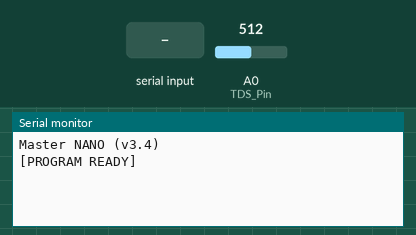
Simulated run of this sketch. Board: Arduino Nano, built with avr-gcc and run on an emulated ATmega328P. On the bench: the last lines printed to the serial monitor. Inputs (shaded band) come from the test bench; at power-on: A0 (TDS_Pin) = 512.

Above: at 1.2 s.
1.3 s: "S" received over the second serial link
At 1.8 s:
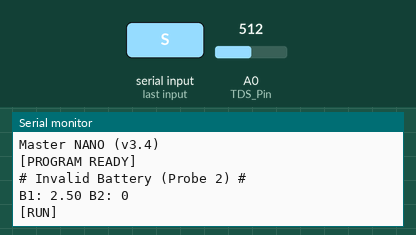
3.3 s: A0 (TDS_Pin) set to 716
At 3.68 s:
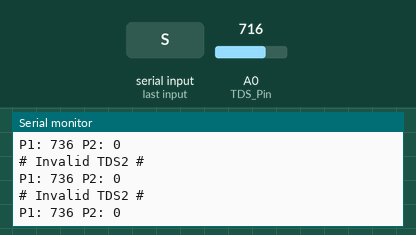
4.8 s: "$" received over the second serial link
At 5.3 s:
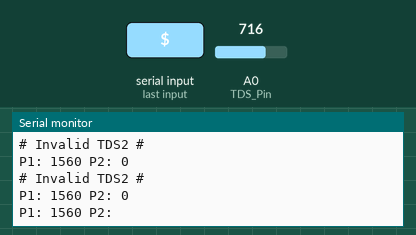
6.3 s: A0 (TDS_Pin) set to 900
At 6.7 s:
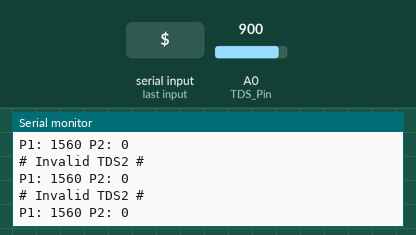
Timing chart, 0 to 8.8 s (numbered marks = the images above; inputs shaded):
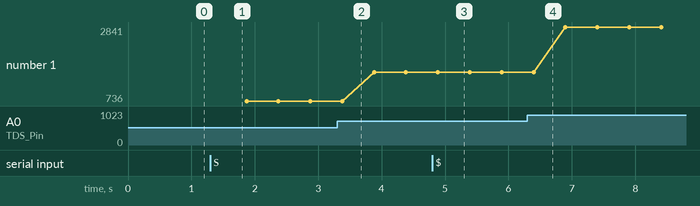

Measured:
- after the input at 1.3 s, the serial monitor: prints a new line after 0.06 s (image 1)
- after the input at 4.8 s, the serial monitor: prints a new line after 0.08 s (image 3)
- plotted number 1: 736 → 1560 after the input at 3.3 s, 1560 → 2841 after the input at 6.3 s

The sketch:

primary-nano.ino
```cpp
/*
   Master NANO v3.4 (11/27/2023)
   by Ian B. Fleming
   Email: ianfleming678@gmail.com

   HM10 Configuration:
      Name: FSVT-BLE
      Baud: 38400

   HC12 Configuration:
      Channel: 33
      Baud: 38400
*/

#include <SoftwareSerial.h>

#define TDS_Pin A0
#define BATT_Pin A3
#define TdsFactor 0.5
#define DEBUG 1

// Enable debugging print-outs to Serial Monitor
#if DEBUG == 1
	#define debug(x) Serial.print(x)
	#define debugln(x) Serial.println(x)
#else
	#define debug(x)
	#define debugln(x)
#endif

enum STATE {
   RUN,
   STOP,
};

SoftwareSerial HM10(5, 6);    //HM10 TX to Pin 5 (RX), HM10 RX to Pin 6 (TX)
SoftwareSerial HC12(10, 11);  //HC12 TX to Pin 10 (RX), HC12 RX to Pin 11 (TX)
const size_t SIZE = 5;

/*******************************************
 * TDS Properties
 *******************************************/

float temperature = 25.0;
float aRef = 5.0;
float adcRange = 1024.0;
float kVal = 0.56;

/*
   kVal -> This is our calibration number, calibrated
   in a standard buffer solution of 751ppm (1 tsp salt in 1 cup water).
*/

/*******************************************/

STATE state = STOP;
char tds_1[SIZE];
char tds_2[SIZE];
char batt_1[SIZE];
char batt_2[SIZE];

/*******************************************
 * Setup()
 *******************************************/

void setup() {

   Serial.begin(38400);
   while( !Serial ) {}

   HC12.begin(19200);
   while( !HC12 ) {}

   HM10.begin(38400);
   while( !HM10 ) {}

   clear_all_serials();
   pinMode(TDS_Pin, INPUT);   // TDS pin is open as input
   pinMode(BATT_Pin, INPUT);  // Battery pin is open as input

   debugln("Master NANO (v3.4)");
   debugln("[PROGRAM READY]");
}

/*******************************************
 * Loop()
 *******************************************/

void loop() {
   switch(state) {
      case STOP:
         if( read_cmd() == 'S' ) {
            exec_start();
         }
         check_battery();  // Every 1000ms
         break;
      case RUN:
         if( read_cmd() == 'E' ) {
            exec_stop();
            break;
         }
         exec();
         break;

      default:
         break;
   }
}

/*******************************************
 * Primary Procedures
 *******************************************/

void exec() {
   // (1) Read the data every 250ms
   static unsigned long read_time = millis();
   if( millis() - read_time > 250 ) {

      read_master_tds();                  // (1) Read TDS Probe 1
      read_slave_tds(read_time);          // (2) Read TDS Probe 2 via HC12 transmission
      write_data();                       // (3) Send to application
      read_time = millis();

      // Debug
      debug("P1: "); debug(tds_1); debug(" P2: "); debugln(tds_2);
   }
}

void exec_stop() {
   acknowledge();                          // (1) Send acknowledgement to application
   write_stop();                           // (2) Write stop command to HC12
   clear_all_serials();                    // (3) Clear all the serials
   memset(tds_1, 0, SIZE);                 // (4) Wipe TDS buffers
   memset(tds_2, 0, SIZE);
   state = STOP;

   // Debug
   debugln("[STOP]");
}

void exec_start() {
   write_start();                         // (1) Write start command to HC12
   clear_all_serials();                   // (2) Clear all the serials
   memset(batt_1, 0, SIZE);
   memset(batt_2, 0, SIZE);
   state = RUN;

   // Debug
   debugln("[RUN]");
}

void check_battery() {
   // (1) Read the battery levels every second on this device and HC12 every second
   static unsigned long battery_time = millis();
   if( millis() - battery_time > 1000 ) {

      read_master_batt();
      read_slave_batt();
      write_battery();
      battery_time = millis();

      // Debug
      debug("B1: "); debug(batt_1); debug(" B2: "); debugln(batt_2);
   }
}

/*******************************************
 * Write Operations
 *******************************************/

void acknowledge() {
   delay(50);
   HM10.write('A');
   debugln("# Sent acknowledgement #");
}

void write_stop() {
   // Repeat write six times -> ensures HC12 has received w/o acknowledgement
   for( int i = 0; i < 6; i++ ) {
      delay(10);
      HC12.write('E');
   }
}

void write_start() {
   // Repeat write six times -> ensures HC12 has received w/o acknowledgement
   for( int i = 0; i < 6; i++ ) {
      delay(10);
      HC12.write('S');
   }
}

void write_data() {
   char msg[2 * SIZE + 1];
   snprintf(msg, sizeof(msg), "%s:%s", tds_1, tds_2);
   HM10.write(msg);
}

void write_battery() {
   char msg[2 * SIZE +1];
   snprintf(msg, sizeof(msg), "%sV%s", batt_1, batt_2);
   HM10.write(msg);
}

/*******************************************
 * Read Operations
 *******************************************/

void read_master_tds() {
   memset(tds_1, 0, SIZE);
   snprintf(tds_1, SIZE, "%u", (unsigned int)getTDS());
}

void read_master_batt() {
   memset(batt_1, 0, SIZE);
   float voltage = analogRead(BATT_Pin) * (5.0 / 1023.0);
   dtostrf(voltage, 4, 2, batt_1);
}

void read_slave_tds(unsigned long read_time) {
   size_t idx = 0;
   memset(tds_2, 0, SIZE);

   HC12.listen();
   delay(250);
   while(HC12.available() && idx < (SIZE - 1)) {
      char c = HC12.read();
      if( c == '$' ) {
         tds_2[idx] = '\0';
         return;
      }
      if( isdigit(c) ) {
         tds_2[idx++] = c;
      }
   }

   // IF nothing is read or artifacts
   if( idx == 0 ) {
      debugln("# Invalid TDS2 #");
      tds_2[idx++] = '0'; tds_2[idx] = '\0'; // TDS will default to 0.
      return;
   }
}

void read_slave_batt() {
   size_t idx = 0;

   HC12.listen();
   delay(250);
   while(HC12.available() && idx < (SIZE - 1)) {
      char c = HC12.read();
      if( c == '#' ) {
         batt_2[idx] = '\0';
         return;
      }
      if( isdigit(c) ) {
         batt_2[idx++] = c;
      }
   }

   // IF nothing is read or artifacts
   if( idx == 0 ) {
      debugln("# Invalid Battery (Probe 2) #");
      batt_2[idx++] = '0'; batt_2[idx] = '\0';
      // Use the last battery level? Don't memset batt_2...
      return;
   }
}

char read_cmd() {
   HM10.listen();
   if( HM10.available() ) {
      return HM10.read();
   }
   return 0;
}

/*******************************************
 * Serial Procedures (wipe data)
 *******************************************/

void clear_serial(Stream& s) {
   while( s.available() ) {
      s.read();
   }
}

void clear_all_serials() {
   clear_serial(Serial);
   clear_serial(HM10);
   clear_serial(HC12);
}

/*******************************************
 * Read and calculate TDS value
 *******************************************/

 float getTDS() {
   float analogValue = analogRead(TDS_Pin);
   float voltage = analogValue / adcRange * aRef;
   float ecVal = (133.42 * voltage * voltage * voltage - 255.86 * voltage * voltage + 857.39 * voltage) * kVal;
   float ecVal25 = ecVal / (1.0 + 0.02 * (temperature - 25.0));
   float tdsVal = ecVal25 * TdsFactor;
   return tdsVal;
 }
```
